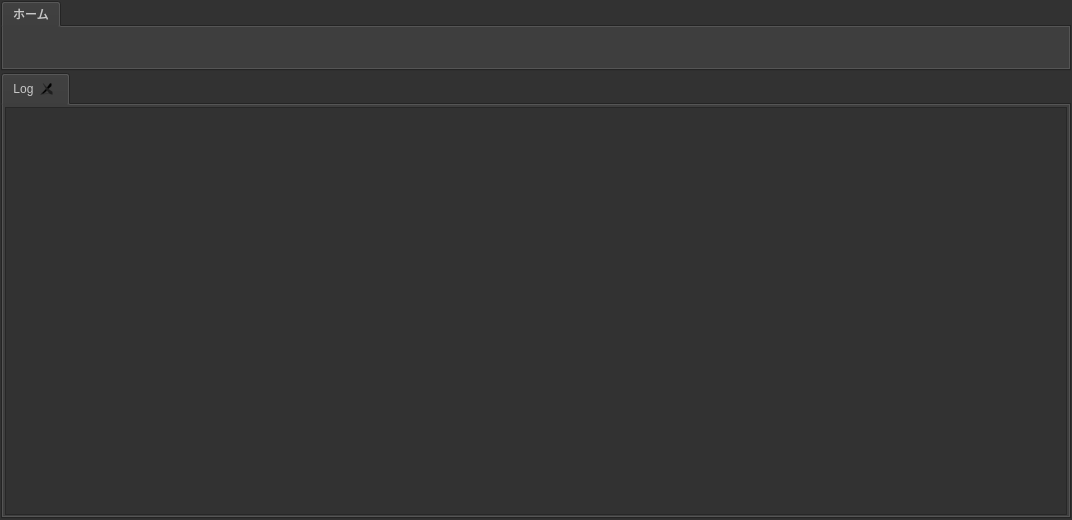
<?xml version="1.0" encoding="UTF-8"?>
<ui version="4.0">
 <class>MainWindow</class>
 <widget class="QWidget" name="MainWindow">
  <property name="windowModality">
   <enum>Qt::ApplicationModal</enum>
  </property>
  <property name="geometry">
   <rect>
    <x>0</x>
    <y>0</y>
    <width>1072</width>
    <height>520</height>
   </rect>
  </property>
  <property name="palette">
   <palette>
    <active>
     <colorrole role="WindowText">
      <brush brushstyle="SolidPattern">
       <color alpha="255">
        <red>200</red>
        <green>200</green>
        <blue>200</blue>
       </color>
      </brush>
     </colorrole>
     <colorrole role="Button">
      <brush brushstyle="SolidPattern">
       <color alpha="255">
        <red>50</red>
        <green>50</green>
        <blue>50</blue>
       </color>
      </brush>
     </colorrole>
     <colorrole role="Light">
      <brush brushstyle="SolidPattern">
       <color alpha="255">
        <red>85</red>
        <green>85</green>
        <blue>85</blue>
       </color>
      </brush>
     </colorrole>
     <colorrole role="Midlight">
      <brush brushstyle="SolidPattern">
       <color alpha="255">
        <red>65</red>
        <green>65</green>
        <blue>65</blue>
       </color>
      </brush>
     </colorrole>
     <colorrole role="Dark">
      <brush brushstyle="SolidPattern">
       <color alpha="255">
        <red>25</red>
        <green>25</green>
        <blue>25</blue>
       </color>
      </brush>
     </colorrole>
     <colorrole role="Mid">
      <brush brushstyle="SolidPattern">
       <color alpha="255">
        <red>35</red>
        <green>35</green>
        <blue>35</blue>
       </color>
      </brush>
     </colorrole>
     <colorrole role="Text">
      <brush brushstyle="SolidPattern">
       <color alpha="255">
        <red>200</red>
        <green>200</green>
        <blue>200</blue>
       </color>
      </brush>
     </colorrole>
     <colorrole role="BrightText">
      <brush brushstyle="SolidPattern">
       <color alpha="255">
        <red>230</red>
        <green>230</green>
        <blue>230</blue>
       </color>
      </brush>
     </colorrole>
     <colorrole role="ButtonText">
      <brush brushstyle="SolidPattern">
       <color alpha="255">
        <red>200</red>
        <green>200</green>
        <blue>200</blue>
       </color>
      </brush>
     </colorrole>
     <colorrole role="Base">
      <brush brushstyle="SolidPattern">
       <color alpha="255">
        <red>50</red>
        <green>50</green>
        <blue>50</blue>
       </color>
      </brush>
     </colorrole>
     <colorrole role="Window">
      <brush brushstyle="SolidPattern">
       <color alpha="255">
        <red>50</red>
        <green>50</green>
        <blue>50</blue>
       </color>
      </brush>
     </colorrole>
     <colorrole role="Shadow">
      <brush brushstyle="SolidPattern">
       <color alpha="255">
        <red>255</red>
        <green>255</green>
        <blue>255</blue>
       </color>
      </brush>
     </colorrole>
     <colorrole role="Highlight">
      <brush brushstyle="SolidPattern">
       <color alpha="255">
        <red>180</red>
        <green>180</green>
        <blue>180</blue>
       </color>
      </brush>
     </colorrole>
     <colorrole role="HighlightedText">
      <brush brushstyle="SolidPattern">
       <color alpha="255">
        <red>200</red>
        <green>200</green>
        <blue>200</blue>
       </color>
      </brush>
     </colorrole>
     <colorrole role="AlternateBase">
      <brush brushstyle="SolidPattern">
       <color alpha="255">
        <red>50</red>
        <green>50</green>
        <blue>50</blue>
       </color>
      </brush>
     </colorrole>
     <colorrole role="NoRole">
      <brush brushstyle="SolidPattern">
       <color alpha="255">
        <red>50</red>
        <green>50</green>
        <blue>50</blue>
       </color>
      </brush>
     </colorrole>
     <colorrole role="ToolTipBase">
      <brush brushstyle="SolidPattern">
       <color alpha="255">
        <red>50</red>
        <green>50</green>
        <blue>50</blue>
       </color>
      </brush>
     </colorrole>
     <colorrole role="ToolTipText">
      <brush brushstyle="SolidPattern">
       <color alpha="255">
        <red>200</red>
        <green>200</green>
        <blue>200</blue>
       </color>
      </brush>
     </colorrole>
    </active>
    <inactive>
     <colorrole role="WindowText">
      <brush brushstyle="SolidPattern">
       <color alpha="255">
        <red>200</red>
        <green>200</green>
        <blue>200</blue>
       </color>
      </brush>
     </colorrole>
     <colorrole role="Button">
      <brush brushstyle="SolidPattern">
       <color alpha="255">
        <red>50</red>
        <green>50</green>
        <blue>50</blue>
       </color>
      </brush>
     </colorrole>
     <colorrole role="Light">
      <brush brushstyle="SolidPattern">
       <color alpha="255">
        <red>85</red>
        <green>85</green>
        <blue>85</blue>
       </color>
      </brush>
     </colorrole>
     <colorrole role="Midlight">
      <brush brushstyle="SolidPattern">
       <color alpha="255">
        <red>65</red>
        <green>65</green>
        <blue>65</blue>
       </color>
      </brush>
     </colorrole>
     <colorrole role="Dark">
      <brush brushstyle="SolidPattern">
       <color alpha="255">
        <red>25</red>
        <green>25</green>
        <blue>25</blue>
       </color>
      </brush>
     </colorrole>
     <colorrole role="Mid">
      <brush brushstyle="SolidPattern">
       <color alpha="255">
        <red>35</red>
        <green>35</green>
        <blue>35</blue>
       </color>
      </brush>
     </colorrole>
     <colorrole role="Text">
      <brush brushstyle="SolidPattern">
       <color alpha="255">
        <red>200</red>
        <green>200</green>
        <blue>200</blue>
       </color>
      </brush>
     </colorrole>
     <colorrole role="BrightText">
      <brush brushstyle="SolidPattern">
       <color alpha="255">
        <red>230</red>
        <green>230</green>
        <blue>230</blue>
       </color>
      </brush>
     </colorrole>
     <colorrole role="ButtonText">
      <brush brushstyle="SolidPattern">
       <color alpha="255">
        <red>200</red>
        <green>200</green>
        <blue>200</blue>
       </color>
      </brush>
     </colorrole>
     <colorrole role="Base">
      <brush brushstyle="SolidPattern">
       <color alpha="255">
        <red>50</red>
        <green>50</green>
        <blue>50</blue>
       </color>
      </brush>
     </colorrole>
     <colorrole role="Window">
      <brush brushstyle="SolidPattern">
       <color alpha="255">
        <red>50</red>
        <green>50</green>
        <blue>50</blue>
       </color>
      </brush>
     </colorrole>
     <colorrole role="Shadow">
      <brush brushstyle="SolidPattern">
       <color alpha="255">
        <red>255</red>
        <green>255</green>
        <blue>255</blue>
       </color>
      </brush>
     </colorrole>
     <colorrole role="Highlight">
      <brush brushstyle="SolidPattern">
       <color alpha="255">
        <red>180</red>
        <green>180</green>
        <blue>180</blue>
       </color>
      </brush>
     </colorrole>
     <colorrole role="HighlightedText">
      <brush brushstyle="SolidPattern">
       <color alpha="255">
        <red>200</red>
        <green>200</green>
        <blue>200</blue>
       </color>
      </brush>
     </colorrole>
     <colorrole role="AlternateBase">
      <brush brushstyle="SolidPattern">
       <color alpha="255">
        <red>50</red>
        <green>50</green>
        <blue>50</blue>
       </color>
      </brush>
     </colorrole>
     <colorrole role="NoRole">
      <brush brushstyle="SolidPattern">
       <color alpha="255">
        <red>50</red>
        <green>50</green>
        <blue>50</blue>
       </color>
      </brush>
     </colorrole>
     <colorrole role="ToolTipBase">
      <brush brushstyle="SolidPattern">
       <color alpha="255">
        <red>50</red>
        <green>50</green>
        <blue>50</blue>
       </color>
      </brush>
     </colorrole>
     <colorrole role="ToolTipText">
      <brush brushstyle="SolidPattern">
       <color alpha="255">
        <red>200</red>
        <green>200</green>
        <blue>200</blue>
       </color>
      </brush>
     </colorrole>
    </inactive>
    <disabled>
     <colorrole role="WindowText">
      <brush brushstyle="SolidPattern">
       <color alpha="255">
        <red>25</red>
        <green>25</green>
        <blue>25</blue>
       </color>
      </brush>
     </colorrole>
     <colorrole role="Button">
      <brush brushstyle="SolidPattern">
       <color alpha="255">
        <red>50</red>
        <green>50</green>
        <blue>50</blue>
       </color>
      </brush>
     </colorrole>
     <colorrole role="Light">
      <brush brushstyle="SolidPattern">
       <color alpha="255">
        <red>85</red>
        <green>85</green>
        <blue>85</blue>
       </color>
      </brush>
     </colorrole>
     <colorrole role="Midlight">
      <brush brushstyle="SolidPattern">
       <color alpha="255">
        <red>65</red>
        <green>65</green>
        <blue>65</blue>
       </color>
      </brush>
     </colorrole>
     <colorrole role="Dark">
      <brush brushstyle="SolidPattern">
       <color alpha="255">
        <red>25</red>
        <green>25</green>
        <blue>25</blue>
       </color>
      </brush>
     </colorrole>
     <colorrole role="Mid">
      <brush brushstyle="SolidPattern">
       <color alpha="255">
        <red>35</red>
        <green>35</green>
        <blue>35</blue>
       </color>
      </brush>
     </colorrole>
     <colorrole role="Text">
      <brush brushstyle="SolidPattern">
       <color alpha="255">
        <red>25</red>
        <green>25</green>
        <blue>25</blue>
       </color>
      </brush>
     </colorrole>
     <colorrole role="BrightText">
      <brush brushstyle="SolidPattern">
       <color alpha="255">
        <red>230</red>
        <green>230</green>
        <blue>230</blue>
       </color>
      </brush>
     </colorrole>
     <colorrole role="ButtonText">
      <brush brushstyle="SolidPattern">
       <color alpha="255">
        <red>25</red>
        <green>25</green>
        <blue>25</blue>
       </color>
      </brush>
     </colorrole>
     <colorrole role="Base">
      <brush brushstyle="SolidPattern">
       <color alpha="255">
        <red>50</red>
        <green>50</green>
        <blue>50</blue>
       </color>
      </brush>
     </colorrole>
     <colorrole role="Window">
      <brush brushstyle="SolidPattern">
       <color alpha="255">
        <red>50</red>
        <green>50</green>
        <blue>50</blue>
       </color>
      </brush>
     </colorrole>
     <colorrole role="Shadow">
      <brush brushstyle="SolidPattern">
       <color alpha="255">
        <red>255</red>
        <green>255</green>
        <blue>255</blue>
       </color>
      </brush>
     </colorrole>
     <colorrole role="Highlight">
      <brush brushstyle="SolidPattern">
       <color alpha="255">
        <red>198</red>
        <green>198</green>
        <blue>198</blue>
       </color>
      </brush>
     </colorrole>
     <colorrole role="HighlightedText">
      <brush brushstyle="SolidPattern">
       <color alpha="255">
        <red>200</red>
        <green>200</green>
        <blue>200</blue>
       </color>
      </brush>
     </colorrole>
     <colorrole role="AlternateBase">
      <brush brushstyle="SolidPattern">
       <color alpha="255">
        <red>50</red>
        <green>50</green>
        <blue>50</blue>
       </color>
      </brush>
     </colorrole>
     <colorrole role="NoRole">
      <brush brushstyle="SolidPattern">
       <color alpha="255">
        <red>50</red>
        <green>50</green>
        <blue>50</blue>
       </color>
      </brush>
     </colorrole>
     <colorrole role="ToolTipBase">
      <brush brushstyle="SolidPattern">
       <color alpha="255">
        <red>50</red>
        <green>50</green>
        <blue>50</blue>
       </color>
      </brush>
     </colorrole>
     <colorrole role="ToolTipText">
      <brush brushstyle="SolidPattern">
       <color alpha="255">
        <red>200</red>
        <green>200</green>
        <blue>200</blue>
       </color>
      </brush>
     </colorrole>
    </disabled>
   </palette>
  </property>
  <property name="windowTitle">
   <string>MetaTools</string>
  </property>
  <layout class="QVBoxLayout" name="verticalLayout_3">
   <property name="spacing">
    <number>2</number>
   </property>
   <property name="margin">
    <number>1</number>
   </property>
   <item>
    <widget class="QTabWidget" name="menu">
     <property name="sizePolicy">
      <sizepolicy hsizetype="Preferred" vsizetype="Fixed">
       <horstretch>0</horstretch>
       <verstretch>0</verstretch>
      </sizepolicy>
     </property>
     <property name="minimumSize">
      <size>
       <width>0</width>
       <height>70</height>
      </size>
     </property>
     <property name="tabPosition">
      <enum>QTabWidget::North</enum>
     </property>
     <property name="tabShape">
      <enum>QTabWidget::Rounded</enum>
     </property>
     <property name="documentMode">
      <bool>false</bool>
     </property>
     <property name="tabsClosable">
      <bool>false</bool>
     </property>
     <property name="movable">
      <bool>true</bool>
     </property>
     <widget class="QWidget" name="home_menu">
      <property name="focusPolicy">
       <enum>Qt::NoFocus</enum>
      </property>
      <property name="contextMenuPolicy">
       <enum>Qt::DefaultContextMenu</enum>
      </property>
      <attribute name="title">
       <string>ホーム</string>
      </attribute>
     </widget>
    </widget>
   </item>
   <item>
    <widget class="QTabWidget" name="main_view">
     <property name="currentIndex">
      <number>0</number>
     </property>
     <property name="tabsClosable">
      <bool>true</bool>
     </property>
     <property name="movable">
      <bool>true</bool>
     </property>
     <widget class="QWidget" name="app_widget">
      <attribute name="title">
       <string>Log</string>
      </attribute>
      <layout class="QVBoxLayout" name="verticalLayout_4">
       <property name="spacing">
        <number>2</number>
       </property>
       <property name="margin">
        <number>2</number>
       </property>
       <item>
        <widget class="QTextEdit" name="log_window">
         <property name="focusPolicy">
          <enum>Qt::NoFocus</enum>
         </property>
         <property name="readOnly">
          <bool>true</bool>
         </property>
        </widget>
       </item>
      </layout>
     </widget>
    </widget>
   </item>
  </layout>
 </widget>
 <layoutdefault spacing="6" margin="11"/>
 <resources/>
 <connections/>
</ui>
